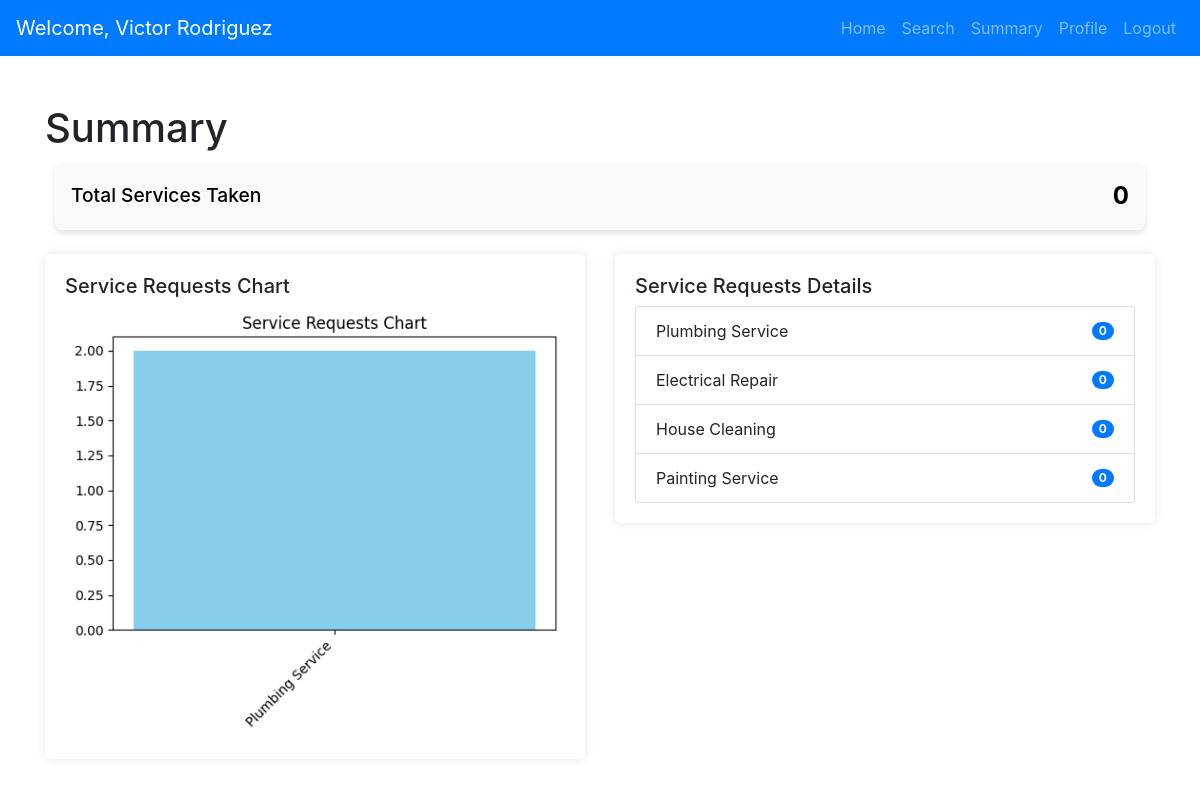
Screenshot of /customer_summary (signed in) with the database file from the repository.
### models.py (models this page shows, shortened)
class User(db.Model, UserMixin):
    __tablename__ = 'users'
    id = db.Column(db.String(6), primary_key=True, default=generate_unique_id, unique=True)
    name = db.Column(db.String(150), nullable=False)
    email = db.Column(db.String(150), unique=True, nullable=False)
    _password = db.Column("password", db.String(500), nullable=False)
    address = db.Column(db.String(300), nullable=True)
    pincode = db.Column(db.String(10), nullable=True)
    phone_number = db.Column(db.String(15), nullable=True)
    role = db.Column(db.String(50), nullable=False)
    __mapper_args__ = {
    'polymorphic_identity': 'user',
    'polymorphic_on': role,
    }
    @property
    def password(self):
        raise AttributeError("Password is not readable!")
    @password.setter
    def password(self, password):
        self._password = generate_password_hash(password, method="pbkdf2:sha256")

class Service(db.Model):
    __tablename__ = 'services'
    id = db.Column(db.String(6), primary_key=True, default=generate_unique_id, unique=True)
    service_name = db.Column(db.String(100), nullable=False)
    service_description = db.Column(db.Text, nullable=True)
    price = db.Column(db.Float, nullable=False)
    duration = db.Column(db.Float, nullable=True)
    requests = db.relationship('Request', back_populates='service', lazy=True, passive_deletes=True)

### app.py (the view)
@app.route("/customer_summary")
def customer_summary():
    customer_id = session.get("user_id")
    customer = Customer.query.get(customer_id)
    total_services_taken = Request.query.filter_by(customer_id=customer_id).count()
    services = Service.query.all()
    service_requests = {
        service.service_name: Request.query.filter_by(customer_id=customer_id, service_id=service.id).count()
        for service in services
    }
    service_requests_chart = generate_chart(
        service_requests, "bar", "Service Requests Chart", "service_requests_chart.png"
    )
    return render_template(
        "customer/customer_summary.html",
        customer=customer,
        total_services_taken=total_services_taken,
        service_requests=service_requests,
        charts={"service_requests": service_requests_chart},
    )

### app.py (called while the page is built, shortened)
@login_manager.user_loader
def load_user(user_id):
    return User.query.get(user_id)

def generate_chart(data, chart_type, title, filename):
    charts_dir = "static/charts"
    os.makedirs(charts_dir, exist_ok=True)
    if not data or all(value == 0 for value in data.values()):
        plt.figure(figsize=(6, 4))
        plt.text(0.5, 0.5, "No data available", ha='center', va='center', fontsize=14, alpha=0.6)
        plt.title(title)
        plt.axis('off')
        filepath = os.path.join(charts_dir, filename)
        plt.savefig(filepath, bbox_inches="tight")
        plt.close()
        return filepath

### templates/customer/customer_summary.html (shortened to what this page needs)
<!DOCTYPE html>
<html lang="en">
<head>
    <link href="https://stackpath.bootstrapcdn.com/bootstrap/4.5.2/css/bootstrap.min.css" rel="stylesheet">
</head>
<body>
    {% extends 'base.html' %}
    {% block navbar %}
        {% include 'navbars/customer_navbar.html' %}
    {% endblock %}
    {% block content %}
    <div class="container mt-5">
        <h1>Summary</h1>
        <div class="stat-box">
            <h4>Total Services Taken</h4>
            <p>{{ total_services_taken }}</p>
        </div>
        <div class="row mt-4">
            <div class="col-md-6">
                <div class="container-box">
                    <h5>Service Requests Chart</h5>
                    {% if charts['service_requests'] %}
                        <img src="{{ charts['service_requests'] }}" alt="Service Requests Chart" style="width: 100%; height: auto;">
                    {% else %}
                        <p>No data available.</p>
                    {% endif %}
                </div>
            </div>
            <div class="col-md-6">
                <div class="container-box">
                    <h5>Service Requests Details</h5>
                    <ul class="list-group">
                        {% for service, count in service_requests.items() %}
                        <li class="list-group-item d-flex justify-content-between align-items-center">
                            {{ service }}
                            <span class="badge badge-primary badge-pill">{{ count }}</span>
                        </li>
                        {% endfor %}
                    </ul>
                </div>
            </div>
        </div>
    </div>
    {% endblock %}

### templates/navbars/customer_navbar.html (shortened to what this page needs)
<!DOCTYPE html>
<html lang="en">
<head>
    <link href="https://stackpath.bootstrapcdn.com/bootstrap/4.5.2/css/bootstrap.min.css" rel="stylesheet">
</head>
<body>
    <nav class="navbar navbar-expand-lg navbar-dark bg-primary">
        <a class="navbar-brand" href="{{ url_for('customer_dashboard') }}">Welcome, {{ customer.name }}</a>
        <div class="collapse navbar-collapse" id="navbarNav">
            <ul class="navbar-nav ml-auto">
                <li class="nav-item"><a class="nav-link" href="{{ url_for('customer_dashboard') }}">Home</a></li>
              <li class="nav-item"><a class="nav-link" href="{{ url_for('customer_search') }}">Search</a></li>
              <li class="nav-item"><a class="nav-link" href="{{ url_for('customer_summary') }}">Summary</a></li>
              <li class="nav-item"><a class="nav-link" href="{{ url_for('customer_profile') }}">Profile</a>
              </li>
              <li class="nav-item"><a class="nav-link" href="{{ url_for('logout') }}">Logout</a></li>
            </ul>
        </div>
    </nav>
</body>
</html>

### templates/customer/customer_summary.html (style rules this page uses)
body { font-family: Arial, sans-serif; background: #f7f8fc; margin: 0; padding: 0; }
.stat-box { background-color: #f8f9fa; color: #000; padding: 15px; border: 1px solid #fff; border-radius: 8px; display: flex; justify-content: space-between; align-items: center; box-shadow: 0 4px 6px rgba(0, 0, 0, 0.1); flex: 1; margin: 10px; transition: transform 0.2s ease, box-shadow 0.2s ease; }
.stat-box h4 { margin: 0; font-size: 1.2rem; }
.stat-box p { margin: 0; font-size: 1.5rem; font-weight: bold; }
.container-box { background-color: #ffffff; padding: 20px; border-radius: 5px; box-shadow: 0 0 10px rgba(0, 0, 0, 0.1); margin-bottom: 30px; }

### rows the page displays
User: name "Victor Rodriguez"
Service: service_name "Plumbing Service", count "0"
Service: service_name "Electrical Repair", count "0"
Service: service_name "House Cleaning", count "0"
Service: service_name "Painting Service", count "0"

### other values shown
{{ total_services_taken }} "0"
